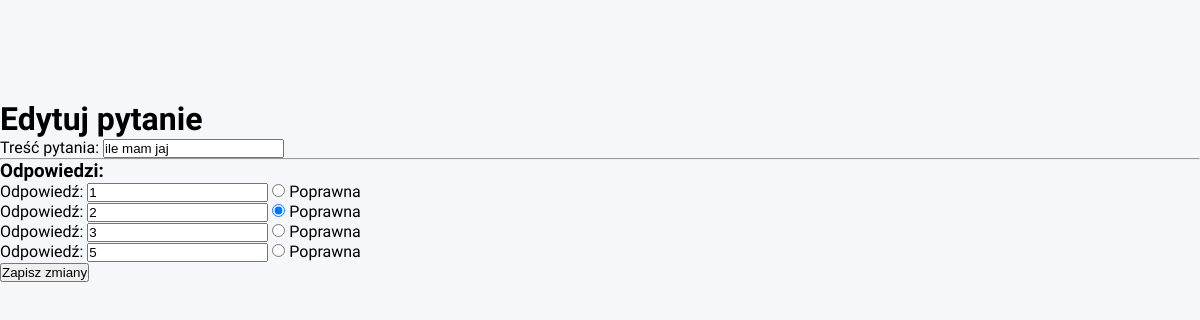
Screenshot of /teacher/questions/1/edit with the database file from the repository.
### models.py (models this page shows, shortened)
class Question(db.Model):
    __tablename__ = 'questions'
    id = db.Column(db.Integer, primary_key=True)
    text = db.Column(db.String, nullable=False)

class AnswerOption(db.Model):
    __tablename__ = 'answer_options'
    id = db.Column(db.Integer, primary_key=True)
    text = db.Column(db.String, nullable=False)
    is_correct = db.Column(db.Boolean, nullable=False)
    question_id = db.Column(db.Integer, db.ForeignKey('questions.id'), nullable=False)
    question = db.relationship('Question', backref='answer_options')

### app.py (the view, shortened to what this page needs)
@app.route('/teacher/questions/<int:question_id>/edit', methods=['GET', 'POST']) #edytuj pytanie
def edit_question(question_id):
    question = Question.query.get_or_404(question_id)
    return render_template('edit_question.html', question=question)

### templates/edit_question.html (shortened to what this page needs)
{% extends "base.html" %}
{% block body %}
<h1>Edytuj pytanie</h1>
<form method="post">
  <label>Treść pytania:</label>
  <input type="text" name="question_text" value="{{ question.text }}" required>
  <hr>
  <h3>Odpowiedzi:</h3>
  {% for opt in question.answer_options %}
    <div>
      <label>Odpowiedź:</label>
      <input type="text" name="option_{{ opt.id }}" value="{{ opt.text }}">
      <label>
        <input type="radio" name="correct_option" value="{{ opt.id }}" {% if opt.is_correct %}checked{% endif %}>
        Poprawna
      </label>
    </div>
  {% endfor %}
  <button type="submit" class="btn">Zapisz zmiany</button>
</form>
{% endblock %}

### static/css/style.css (style rules this page uses)
* { margin: 0; padding: 0; box-sizing: border-box; }
body:not(.auth-page) { padding-top: 100px; }

### templates/base.html (style rules this page uses)
body { font-family: 'Segoe UI', Tahoma, Geneva, Verdana, sans-serif; margin: 0; padding: 0; box-sizing: border-box; background-color: #f5f7fa; }

### rows the page displays
Question: question_text "ile mam jaj"
AnswerOption: id "1", is_correct "☐ Poprawna"
AnswerOption: id "2", is_correct "☑ Poprawna"
AnswerOption: id "3", is_correct "☐ Poprawna"
AnswerOption: text "5", is_correct "☐ Poprawna"
